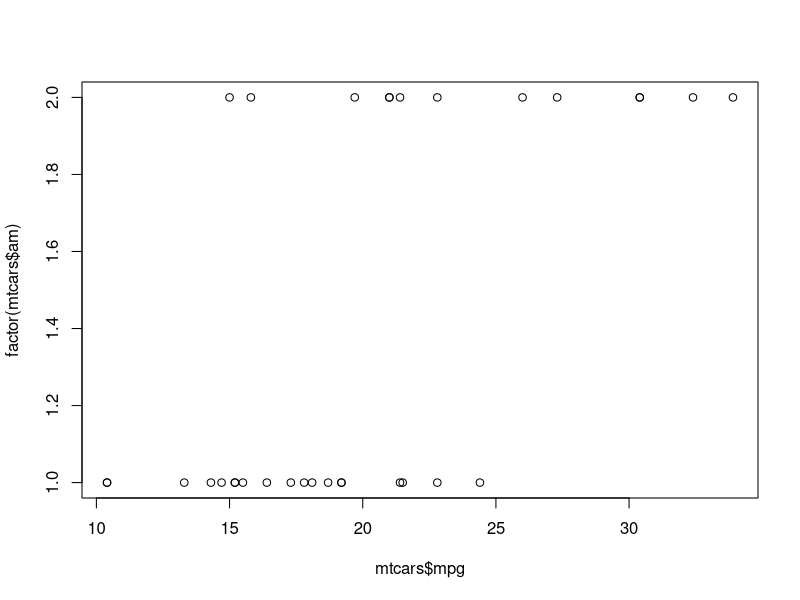
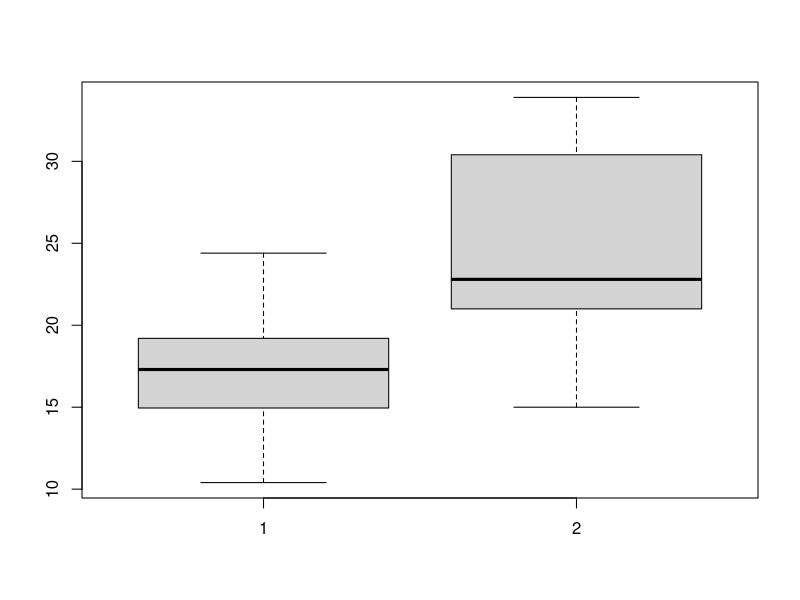

Generate these figures, in order, with R: (Note: this script raises an error after producing the figures.)
#script with rough data analysis and regression model comparision

#data analysis of the data set

data(mtcars)
head(mtcars)

#determining if an automatic or manual transmission is better for MPG

plot(mtcars$mpg, factor(mtcars$am))

# gathering mpg for automatic transmission
auto <- mtcars$mpg[mtcars$am == 0]

#gathering mpg for manual transmission
manu <- mtcars$mpg[mtcars$am == 1]

#once again plotting manual vs automatic transmission mpg

boxplot(auto, manu)

#performing t.test for not paired means
t.tes(auto, manu)

#performing the same analysis only using regression model with dumb variables
fit <- lm(mpg, factor(am), data = mtcars)
summary(fit)$coef

#performing analysis for regression model selection
#first using pairs to compair the impact of different  variables on mpg
pairs(mtcars)

#first model includes all available variables
fit1 <- lm(mpg ~ ., data = mtcars)

summary(fit1)

#selecting model with step function
fit2 <- step(fit1)

summary(fit2)

